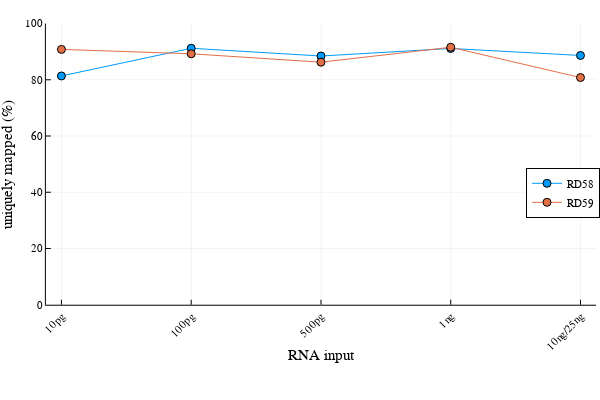

Write notebook code for a chart like this one.
### Code cell
unique1 = parse.(Float64, replace.(rd_150bp_unique_merge[!, "uniquely_mapped"], r"%" => ""))
unique2 = parse.(Float64, replace.(rd_150bp_unique_merge[!, "uniquely_mapped_1"], r"%" => ""))

plot(
    [unique1, unique2], 
    marker = :circle,
    xlabel = "RNA input", 
    ylabel = "uniquely mapped (%)", 
    ylim = (0, 100),
    label = ["RD58" "RD59"],
    legend=:right,
    xrotation = 45,
    xticks = (1:5, ("10pg", "100pg", "500pg", "1ng", "10ng/25ng"))
    )

### Figure 1 — Plotly figure (JSON) as saved in the notebook; plotly's stock layout.template omitted (floating-point values rounded to 4 significant figures)
{"data": [{"colorbar": {"title": ""}, "legendgroup": "RD58", "line": {"color": "rgba(0, 154, 250, 1.000)", "dash": "solid", "shape": "linear", "width": 1}, "marker": {"color": "rgba(0, 154, 250, 1.000)", "line": {"color": "rgba(0, 0, 0, 1.000)", "width": 1}, "size": 8, "symbol": "circle"}, "mode": "lines+markers", "name": "RD58", "showlegend": true, "type": "scatter", "x": [1, 2, 3, 4, 5], "xaxis": "x", "y": [81.36, 91.21, 88.45, 91.13, 88.65], "yaxis": "y", "zmax": null, "zmin": null}, {"colorbar": {"title": ""}, "legendgroup": "RD59", "line": {"color": "rgba(227, 111, 71, 1.000)", "dash": "solid", "shape": "linear", "width": 1}, "marker": {"color": "rgba(227, 111, 71, 1.000)", "line": {"color": "rgba(0, 0, 0, 1.000)", "width": 1}, "size": 8, "symbol": "circle"}, "mode": "lines+markers", "name": "RD59", "showlegend": true, "type": "scatter", "x": [1, 2, 3, 4, 5], "xaxis": "x", "y": [90.81, 89.24, 86.26, 91.56, 80.79], "yaxis": "y", "zmax": null, "zmin": null}], "layout": {"annotations": [], "height": 400, "legend": {"bgcolor": "rgba(255, 255, 255, 1.000)", "bordercolor": "rgba(0, 0, 0, 1.000)", "borderwidth": 1, "font": {"color": "rgba(0, 0, 0, 1.000)", "family": "sans-serif", "size": 11}, "title": {"font": {"color": "rgba(0, 0, 0, 1.000)", "family": "sans-serif", "size": 15}, "text": ""}, "tracegroupgap": 0, "traceorder": "normal", "x": 1, "xanchor": "right", "y": 0.52, "yanchor": "middle"}, "margin": {"b": 20, "l": 0, "r": 0, "t": 20}, "paper_bgcolor": "rgba(255, 255, 255, 1.000)", "plot_bgcolor": "rgba(255, 255, 255, 1.000)", "showlegend": true, "width": 600, "xaxis": {"anchor": "y", "domain": [0.07647, 0.9934], "gridcolor": "rgba(0, 0, 0, 0.100)", "gridwidth": 0.5, "linecolor": "rgba(0, 0, 0, 1.000)", "mirror": false, "range": [0.88, 5.12], "showgrid": true, "showline": true, "showticklabels": true, "tickangle": -45, "tickcolor": "rgb(0, 0, 0)", "tickfont": {"color": "rgba(0, 0, 0, 1.000)", "family": "sans-serif", "size": 11}, "tickmode": "array", "ticks": "inside", "ticktext": ["10pg", "100pg", "500pg", "1ng", "10ng/25ng"], "tickvals": [1, 2, 3, 4, 5], "title": "RNA input", "titlefont": {"color": "rgba(0, 0, 0, 1.000)", "family": "sans-serif", "size": 15}, "type": "-", "visible": true, "zeroline": false, "zerolinecolor": "rgba(0, 0, 0, 1.000)"}, "yaxis": {"anchor": "x", "domain": [0.2091, 0.9902], "gridcolor": "rgba(0, 0, 0, 0.100)", "gridwidth": 0.5, "linecolor": "rgba(0, 0, 0, 1.000)", "mirror": false, "range": [0, 100], "showgrid": true, "showline": true, "showticklabels": true, "tickangle": 0, "tickcolor": "rgb(0, 0, 0)", "tickfont": {"color": "rgba(0, 0, 0, 1.000)", "family": "sans-serif", "size": 11}, "tickmode": "array", "ticks": "inside", "ticktext": ["0", "20", "40", "60", "80", "100"], "tickvals": [0, 20, 40, 60, 80, 100], "title": "uniquely mapped (%)", "titlefont": {"color": "rgba(0, 0, 0, 1.000)", "family": "sans-serif", "size": 15}, "type": "-", "visible": true, "zeroline": false, "zerolinecolor": "rgba(0, 0, 0, 1.000)"}}}
